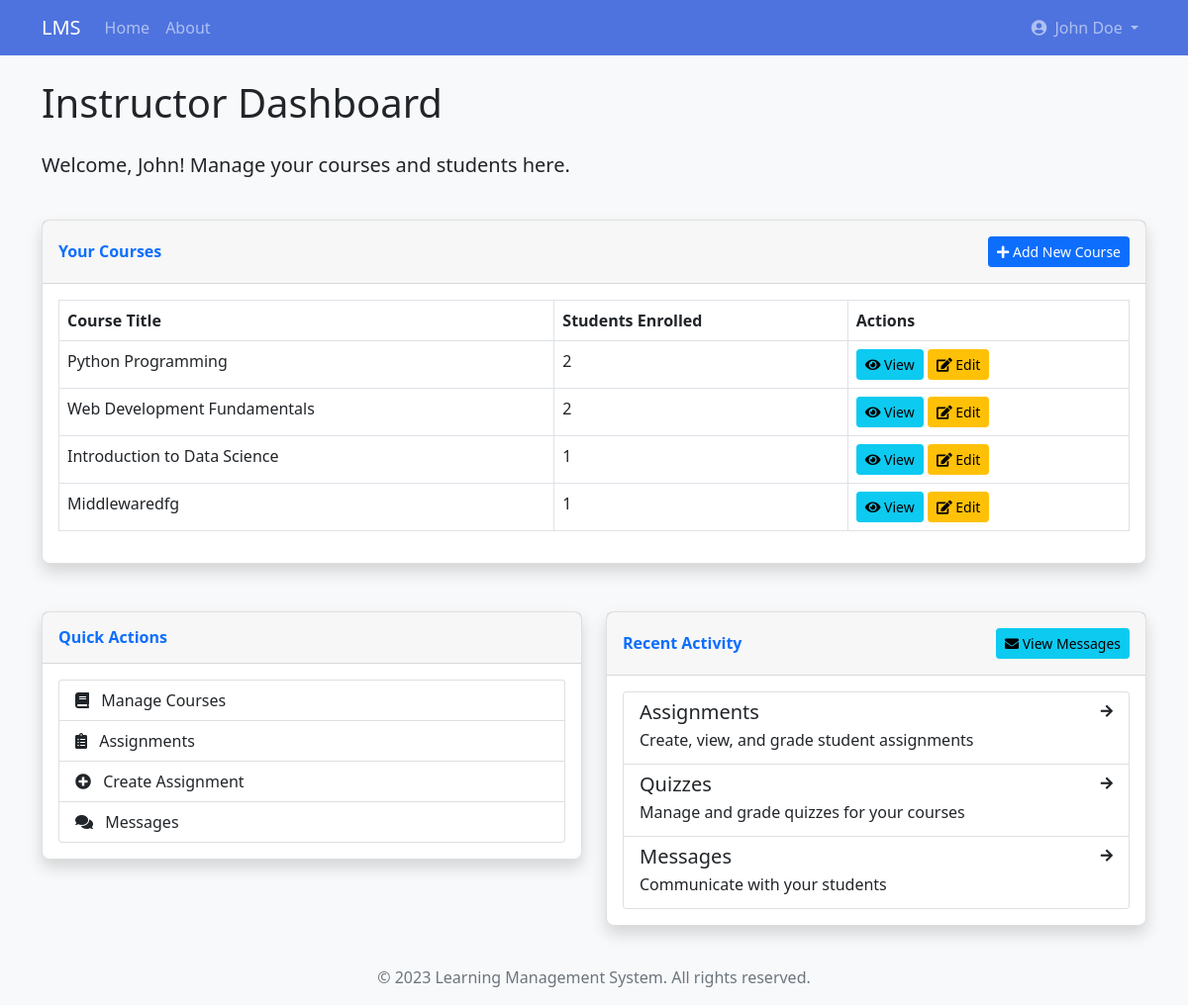
The page /instructor/dashboard (signed in) on the database its author committed.
### app/models/user.py (models this page shows, shortened)
class User(db.Model, UserMixin):
    id = db.Column(db.Integer, primary_key=True)
    username = db.Column(db.String(50), unique=True, nullable=False)
    email = db.Column(db.String(120), unique=True, nullable=False)
    password = db.Column(db.String(60), nullable=False)
    first_name = db.Column(db.String(50), nullable=False)
    last_name = db.Column(db.String(50), nullable=False)
    role = db.Column(db.String(20), nullable=False)
    created_at = db.Column(db.DateTime, default=datetime.utcnow)
    last_login = db.Column(db.DateTime, nullable=True)
    is_active = db.Column(db.Boolean, default=True)
    is_email_verified = db.Column(db.Boolean, default=False)
    profile = db.relationship(
        'UserProfile', backref='user', uselist=False, cascade='all, delete-orphan')
    courses_teaching = db.relationship(
        'Course', backref='instructor', lazy=True)
    enrollments = db.relationship('Enrollment', backref='student', lazy=True)
    parent_of = db.relationship('ParentStudent',
                                foreign_keys='ParentStudent.parent_id',
                                backref='parent', lazy=True)

class Course(db.Model):
    id = db.Column(db.Integer, primary_key=True)
    title = db.Column(db.String(100), nullable=False)
    description = db.Column(db.Text, nullable=True)
    instructor_id = db.Column(
        db.Integer, db.ForeignKey('user.id'), nullable=False)
    created_at = db.Column(db.DateTime, default=datetime.utcnow)
    category_id = db.Column(db.Integer, db.ForeignKey(
        'course_category.id'), nullable=True)
    thumbnail = db.Column(db.String(255), nullable=True)
    is_published = db.Column(db.Boolean, default=False)
    is_featured = db.Column(db.Boolean, default=False)
    enable_drip = db.Column(db.Boolean, default=False)
    drip_interval_days = db.Column(
        db.Integer, default=0)  # 0 means no interval
    enrollments = db.relationship('Enrollment', backref='course', lazy=True)
    modules = db.relationship(
        'Module', backref='course', lazy=True, order_by='Module.order')
    prerequisites = db.relationship(
        'Course', secondary=course_prerequisites,
        primaryjoin=(course_prerequisites.c.course_id == id),
        secondaryjoin=(course_prerequisites.c.prerequisite_id == id),
        backref=db.backref('required_for', lazy='dynamic'),
        lazy='dynamic'
    )

### app/routes/instructor.py (the view)
@instructor.route('/dashboard')
@login_required
@instructor_required
def dashboard():
    courses = Course.query.filter_by(instructor_id=current_user.id).all()
    course_stats = []
    for course in courses:
        student_count = Enrollment.query.filter_by(course_id=course.id).count()
        course_stats.append({
            'course': course,
            'student_count': student_count
        })
    return render_template('instructor/dashboard.html', course_stats=course_stats)

### app/models/user.py (called while the page is built)
@login_manager.user_loader
def load_user(user_id):
    return User.query.get(int(user_id))

### app/routes/instructor.py (called while the page is built)
def instructor_required(f):
    @wraps(f)
    def decorated_function(*args, **kwargs):
        if not current_user.is_authenticated or current_user.role != UserRole.INSTRUCTOR:
            flash('You do not have permission to access this page.', 'danger')
            return redirect(url_for('main.index'))
        return f(*args, **kwargs)
    return decorated_function

### app/templates/instructor/dashboard.html (shortened to what this page needs)
{% extends "base.html" %}
{% block content %}
<div class="row mb-4">
    <div class="col-md-12">
        <h1 class="mb-4">Instructor Dashboard</h1>
        <p class="lead">Welcome, {{ current_user.first_name }}! Manage your courses and students here.</p>
    </div>
</div>
<div class="row mb-4">
    <div class="col-md-12">
        <div class="card shadow">
            <div class="card-header py-3 d-flex flex-row align-items-center justify-content-between">
                <h6 class="m-0 font-weight-bold text-primary">Your Courses</h6>
                <a href="{{ url_for('instructor.create_course') }}" class="btn btn-sm btn-primary">
                    <i class="fas fa-plus"></i> Add New Course
                </a>
            </div>
            <div class="card-body">
                {% if course_stats %}
                    <div class="table-responsive">
                        <table class="table table-bordered">
                            <thead>
                                <tr>
                                    <th>Course Title</th>
                                    <th>Students Enrolled</th>
                                    <th>Actions</th>
                                </tr>
                            </thead>
                            <tbody>
                                {% for stat in course_stats %}
                                <tr>
                                    <td>{{ stat.course.title }}</td>
                                    <td>{{ stat.student_count }}</td>
                                    <td>
                                        <a href="{{ url_for('instructor.course_details', course_id=stat.course.id) }}" class="btn btn-sm btn-info">
                                            <i class="fas fa-eye"></i> View
                                        </a>
                                        <a href="{{ url_for('instructor.edit_course', course_id=stat.course.id) }}" class="btn btn-sm btn-warning">
                                            <i class="fas fa-edit"></i> Edit
                                        </a>
                                    </td>
                                </tr>
                                {% endfor %}
                            </tbody>
                        </table>
                    </div>
                {% endif %}
            </div>
        </div>
    </div>
</div>
<div class="row">
    <div class="col-md-6">
        <div class="card shadow mb-4">
            <div class="card-header py-3">
                <h6 class="m-0 font-weight-bold text-primary">Quick Actions</h6>
            </div>
            <div class="card-body">
                <div class="list-group">
                    <a href="{{ url_for('instructor.courses') }}" class="list-group-item list-group-item-action">
                        <i class="fas fa-book me-2"></i> Manage Courses
                    </a>
                    <a href="{{ url_for('instructor.assignments') }}" class="list-group-item list-group-item-action">
                        <i class="fas fa-clipboard-list me-2"></i> Assignments
                    </a>
                    <a href="{{ url_for('instructor.create_assignment') }}" class="list-group-item list-group-item-action">
                        <i class="fas fa-plus-circle me-2"></i> Create Assignment
                    </a>
                    <a href="{{ url_for('instructor.messages') }}" class="list-group-item list-group-item-action">
                        <i class="fas fa-comments me-2"></i> Messages
                        <span class="badge badge-pill badge-primary float-right">New</span>
                    </a>
                </div>
            </div>
        </div>
    </div>
    <div class="col-md-6">
        <div class="card shadow mb-4">
            <div class="card-header py-3 d-flex flex-row align-items-center justify-content-between">
                <h6 class="m-0 font-weight-bold text-primary">Recent Activity</h6>
                <a href="{{ url_for('instructor.messages') }}" class="btn btn-sm btn-info">
                    <i class="fas fa-envelope"></i> View Messages
                </a>
            </div>
            <div class="card-body">
                <div class="list-group">
                    <a href="{{ url_for('instructor.assignments') }}" class="list-group-item list-group-item-action">
                        <div class="d-flex w-100 justify-content-between">
                            <h5 class="mb-1">Assignments</h5>
                            <small><i class="fas fa-arrow-right"></i></small>
                        </div>
                        <p class="mb-1">Create, view, and grade student assignments</p>
                    </a>
                    <a href="{{ url_for('instructor.quizzes') }}" class="list-group-item list-group-item-action">
                        <div class="d-flex w-100 justify-content-between">
                            <h5 class="mb-1">Quizzes</h5>
                            <small><i class="fas fa-arrow-right"></i></small>
                        </div>
                        <p class="mb-1">Manage and grade quizzes for your courses</p>
                    </a>
                    <a href="{{ url_for('instructor.messages') }}" class="list-group-item list-group-item-action">
                        <div class="d-flex w-100 justify-content-between">
                            <h5 class="mb-1">Messages</h5>
                            <small><i class="fas fa-arrow-right"></i></small>
                        </div>
                        <p class="mb-1">Communicate with your students</p>
                    </a>
                </div>
            </div>
        </div>
    </div>
</div>
{% endblock %}

### app/templates/base.html (shortened to what this page needs)
<!DOCTYPE html>
<html lang="en">
<head>
    <link href="https://cdn.jsdelivr.net/npm/bootstrap@5.1.0/dist/css/bootstrap.min.css" rel="stylesheet">
    <link rel="stylesheet" href="https://cdnjs.cloudflare.com/ajax/libs/font-awesome/5.15.4/css/all.min.css">
    <link rel="stylesheet" href="{{ url_for('static', filename='css/style.css') }}">
</head>
<body {% if current_user.is_authenticated %}
      data-user-role="{{ current_user.role }}"
      data-admin-dashboard-url="{{ url_for('admin.dashboard', _external=True) }}"
      data-instructor-dashboard-url="{{ url_for('instructor.dashboard', _external=True) }}"
      data-student-dashboard-url="{{ url_for('student.dashboard', _external=True) }}"
      data-parent-dashboard-url="{{ url_for('parent.dashboard', _external=True) }}"
      data-guest-dashboard-url="{{ url_for('guest.dashboard', _external=True) }}"
      {% endif %}>
    <nav class="navbar navbar-expand-lg navbar-dark bg-primary">
        <div class="container">
            <a class="navbar-brand" href="{{ url_for('main.index') }}">LMS</a>
            <div class="collapse navbar-collapse" id="navbarNav">
                <ul class="navbar-nav me-auto">
                    <li class="nav-item">
                        <a class="nav-link" href="{{ url_for('main.index') }}">Home</a>
                    </li>
                    <li class="nav-item">
                        <a class="nav-link" href="{{ url_for('main.about') }}">About</a>
                    </li>
                </ul>
                <ul class="navbar-nav">
                    {% if current_user.is_authenticated %}
                        <li class="nav-item dropdown">
                            <a class="nav-link dropdown-toggle" href="#" id="navbarDropdown" role="button" data-bs-toggle="dropdown" aria-expanded="false">
                                {% if current_user.profile and current_user.profile.profile_picture %}
                                <img src="{{ url_for('static', filename='uploads/profile/' + current_user.profile.profile_picture) }}"
                                     class="rounded-circle me-1" alt="Profile" style="width: 24px; height: 24px; object-fit: cover;">
                                {% else %}
                                <i class="fas fa-user-circle me-1"></i>
                                {% endif %}
                                {{ current_user.first_name }} {{ current_user.last_name }}
                            </a>
                        </li>
                    {% endif %}
                </ul>
            </div>
        </div>
    </nav>
    <div class="container mt-4">
        {% block content %}{% endblock %}
    </div>
    <footer class="footer mt-auto py-3 bg-light">
        <div class="container text-center">
            <span class="text-muted">&copy; 2023 Learning Management System. All rights reserved.</span>
        </div>
    </footer>
</body>
</html>

### app/static/css/style.css (style rules this page uses)
body { font-family: 'Segoe UI', Tahoma, Geneva, Verdana, sans-serif; background-color: #f8f9fa; }
.card { border-radius: 0.5rem; box-shadow: 0 0.125rem 0.25rem rgba(0, 0, 0, 0.075); margin-bottom: 1.5rem; }
.card-header { border-top-left-radius: 0.5rem; border-top-right-radius: 0.5rem; }
.navbar-dark.bg-primary { background-color: #4e73df !important; }
.footer { position: relative; margin-top: 2rem; }
.font-weight-bold { font-weight: 700 !important; }
.badge { font-weight: 600; padding: 0.35em 0.65em; }

### rows shown on the page
User: first_name "John", last_name "Doe"
Course: course "Python Programming"
Course: course "Web Development Fundamentals"
Course: course "Introduction to Data Science"
Course: course "Middlewaredfg"

### other values the page prints
{{ stat.student_count }} "2" "2" "1" "1"
